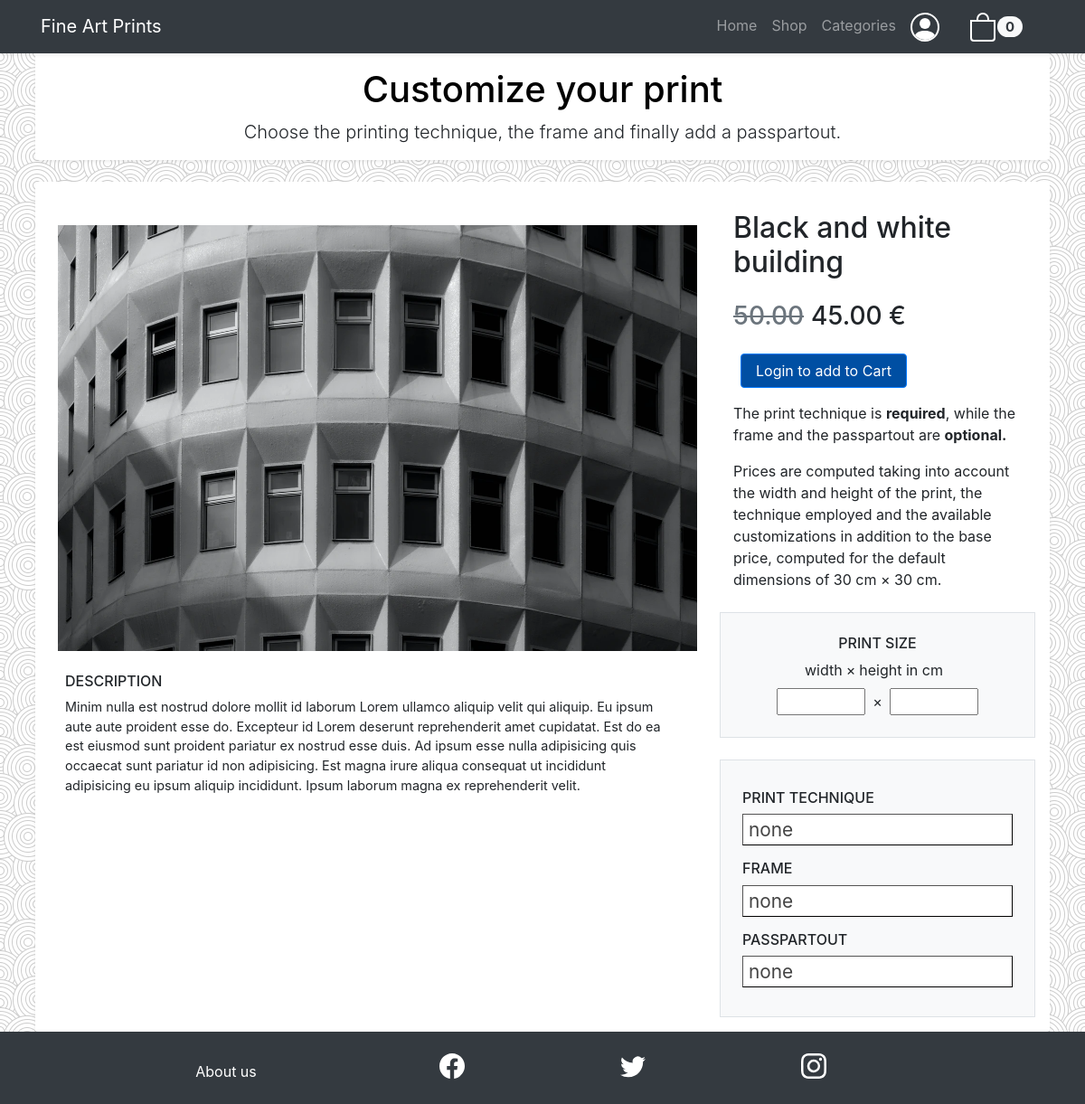
The app's page /product-page.php?title=Black and white building with its own data.
### tables this page shows
CREATE TABLE `picture` (
  `Title` char(140) NOT NULL,
  `Description` varchar(1000) NOT NULL,
  `Author` char(140) NOT NULL,
  `Image` char(50) NOT NULL,
  `Base_price` float NOT NULL,
  `Discount` float NOT NULL DEFAULT 0,
  `Publish_date` timestamp NOT NULL DEFAULT current_timestamp() ON UPDATE current_timestamp(),
  `Orientation` char(140) NOT NULL,
  `Category_name` char(140) NOT NULL,
  `Email` char(140) NOT NULL
);

### product-page.php (called while the page is built, shortened)
<?php
require_once 'bootstrap.php';
if (isset($_GET["title"])) {
    $print = $dbh->getPictureFromTitle($_GET["title"]);
    if (!empty($print)) {
        $title = $_GET["title"];
        $templateParams["title"] = $title;
        $templateParams["name"] = "product-page-template.php";
        $print = $print[0];
        $templateParams["height"] = $_GET["height"] ?? default_height;
        $templateParams["width"] = $_GET["width"] ?? default_width;
        $templateParams["height"] = validate_height($templateParams["height"]);
        $templateParams["width"] = validate_width($templateParams["width"]);
        $price_calculator->setBasePrice(floatval($print["Base_price"]));
        $price_calculator->setHeight(floatval($templateParams["height"]));
        $price_calculator->setWidth(floatval($templateParams["width"]));
        $price_calculator->setTechniquePrice(0.0);
        $price_calculator->setFramePrice(0.0);
        $price_calculator->setPasspartoutPrice(0.0);
        if ($print["Discount"] > 0) {
            $price_calculator->setDiscountedPrice(discounted_price($print["Base_price"], $print["Discount"]));
            $templateParams["price_discounted"] = $price_calculator->computeDiscountedPrice();
        }
        $templateParams["price"] = $price_calculator->computePrice();
        if (isUserLoggedIn(UserType::Customer)) {
            $templateParams["logged"] = true;
        } else {
            $templateParams["logged"] = false;
        }
    } else {
        $error = true;
    }
} else {
    $error = true;
}
require 'template/base.php';
?>

### db/database.php (called while the page is built, shortened)
<?php
class DatabaseHelper{
    private $db;
    public function __construct($servername, $username, $password, $dbname, $port){
        $this->db = new mysqli($servername, $username, $password, $dbname, $port);
    }
    public function getPictureFromTitle($title){
        $stmt = $this->db->prepare("SELECT * FROM picture WHERE Title=?");
        $stmt->bind_param("s", $title);
        $stmt->execute();
        $result = $stmt->get_result();
        return $result->fetch_all(MYSQLI_ASSOC);
    }
}
?>

### bootstrap.php (called while the page is built, shortened)
<?php
require_once("db/database.php");
require_once("utils/price-calculator.php");
$dbh = new DatabaseHelper("localhost", "root", "", "fineartprints", 3306);
$price_calculator = new PriceCalculator(price_divider);
?>

### utils/price-calculator.php (called while the page is built)
<?php
class PriceCalculator {
    private $base_price = 0.0;
    private $discounted_price = 0.0;
    private $height = default_height;
    private $width = default_width;
    private $technique_price = 0.0;
    private $frame_price = 0.0;
    private $passpartout_price = 0.0;
    private $price_divider = 0.0;
    public function __construct($price_divider){
        $this->price_divider = $price_divider;
    }
    public function setBasePrice($base_price) {
        $this->base_price = $base_price;
    }
    public function setDiscountedPrice($discounted_price) {
        $this->discounted_price = $discounted_price;
    }
    public function setHeight($height) {
        $this->height = $height;
    }
    public function setWidth($width) {
        $this->width = $width;
    }
    public function setTechniquePrice($technique_price) {
        $this->technique_price = $technique_price;
    }
    public function setFramePrice($frame_price) {
        $this->frame_price = $frame_price;
    }
    public function setPasspartoutPrice($passpartout_price) {
        $this->passpartout_price = $passpartout_price;
    }
    public function computePrice() {
        $delta = ($this->base_price * $this->price_divider) + $this->technique_price + $this->passpartout_price;
        return number_format($this->base_price + $this->frame_price + $delta * ($this->height + $this->width), 2, '.', '');
    }
    public function computeDiscountedPrice() {
        $delta = ($this->discounted_price * $this->price_divider) + $this->technique_price + $this->passpartout_price;
        return number_format($this->discounted_price + $this->frame_price + $delta * ($this->height + $this->width), 2, '.', '');
    }
}
?>

### template/product-page-template.php (the view, shortened to what this page needs)
<link rel="stylesheet" href="css/product.css">
<link rel="stylesheet" href="css/theme.css">
<div class="flex-grow-1 subtle-pattern">
    <div class="container-fluid bg-white flex-flow-row-wrap subtle-pattern">
        <div class="container px-4">
            <div class="row">
                <div class="container bg-white rounded shadow-sm">
                    <h1 class="text-center text-info mt-3">Customize your print</h1>
                    <p class="text-center lead">Choose the printing technique, the frame
                        and finally add a passpartout.
                    </p>
                </div>
            </div>
            <div class="row">
                <div class="container bg-white rounded shadow-sm mt-4">
                    <div class="row">
                        <div class="col-md-8 pl-4 py-5">
                            <div class="row px-3">
                                <a href="<?php echo UPLOAD_DIR.$print["Image"]; ?>"><img alt="<?php echo $title; ?>" class="img-fluid d-block" src="<?php echo UPLOAD_DIR.$print["Image"]; ?>"></a>
                            </div>
                            <div class="row mt-4 pl-4 pr-5">
                                <p class="text-uppercase h6">Description</p>
                                <p class="summary">
                                    <?php echo $print["Description"]; ?>
                                </p>
                            </div>
                        </div>
                        <div class="col-md-4 pl-2 py-3 mx-0">
                            <div class="row mx-3 mt-3">
                                <h2>
                                    <?php echo $print["Title"]; ?>
                                </h2>
                            </div>
                            <div class="row mx-3 mt-3 mx-0">
                                <?php if($print["Discount"] <= 0): ?>
                                <p id="price" class=" h3 mb-4 mr-2">
                                    <?php echo $templateParams["price"]; ?> €</p>
                                <?php else: ?>
                                <p id="price" class="text-muted h3 mb-4 mr-2"><del>
                                        <?php echo $templateParams["price"]; ?></del></p>
                                <p id="price-discounted" class="h3 mb-4 mr-3">
                                    <?php echo $templateParams["price_discounted"]; ?> €</p>
                                <?php endif; ?>
                                <?php if($templateParams["logged"]): ?>
                                    <button class="btn btn-block btn-primary ml-2 mb-3" type="button">Add to cart</button>
                                <?php else: ?>
                                    <a class="text-white" href="login.php"><button class="btn btn-block btn-primary ml-2 mb-3" type="button">Login to add to Cart</button></a>
                                <?php endif; ?>
                                <p>The print technique is <strong>required</strong>, while the frame and the passpartout are <strong>optional.</strong></p>
                                <p>Prices are computed taking into account the width and height of the print, the technique employed and the available customizations in addition to the base price, computed for the default dimensions of <?php echo default_width ?> cm &times; <?php echo default_height ?> cm.</p>
                            </div>
                            <div class="row">
                                <div class="container mt-2 p-4 border bg-light mx-3">
                                    <p class="h6 text-uppercase text-center">Print size</p>
                                    <div class="row d-flex justify-content-center">
                                        <label class="mr-1" for="inputWidth">width</label> &times; <label class="ml-1 mr-2" for="inputHeight">height in cm</label>
                                    </div>
                                    <div class="row d-flex justify-content-center align-items-center">
                                        <input type="number" step="0.01" min="<?php echo default_width ?>" max="<?php echo max_width?>" id="inputWidth" class="mr-2" value="<?php echo $templateParams["width"]; ?>" required>
                                        &times;
                                        <input type="number" step="0.01" min="<?php echo default_height ?>" max="<?php echo max_height?>" id="inputHeight" class="ml-2" value="<?php echo $templateParams["height"]; ?>" required>
                                    </div>
                                </div>
                            </div>
                            <div class="row">
                                <div class="container mt-4 py-4 pt-1 border bg-light mx-3">
                                    <div class="row">
                                        <div class="accordion d-flex flex-column flex-grow-1 py-2 px-4">
                                            <p class="h6 text-uppercase">Print Technique</p>
                                            <button id="technique-choice" class="text-left">
                                            <?php if(empty($templateParams["technique_id"])): ?>
                                                <span>none</span>
                                            <?php endif; ?>
                                            </button>
                                        </div>
                                    </div>
                                    <div class="row">
                                        <div class="accordion d-flex flex-column flex-grow-1 py-2 px-4">
                                            <p class="h6 text-uppercase">Frame</p>
                                            <button id="frame-choice" class="text-left">
                                            <?php if(empty($templateParams["frame_id"])): ?>
                                                <span>none</span>
                                            <?php endif; ?>
                                            </button>
                                        </div>
                                    </div>
                                    <div class="row">
                                        <div class="accordion d-flex flex-column flex-grow-1 py-2 px-4">
                                            <p class="h6 text-uppercase">Passpartout</p>
                                            <button id="passpartout-choice" class="text-left">
                                            <?php if(empty($templateParams["passpartout_id"])): ?>
                                                <span>none</span>
                                            <?php endif; ?>
                                            </button>
                                        </div>
                                    </div>
                                </div>
                            </div>
                        </div>
                    </div>
                </div>
            </div>
        </div>
    </div>
</div>

### css/theme.css (style rules this page uses)
html, body { height: 100vh; }
.subtle-pattern { background-color: #f1f2f3; background-image: url("../upload/swirl_pattern.jpeg"), url("../upload/swirl_pattern.jpeg"); background-position: -1px -1px, -1px -1px; }
.text-info { color: black !important; }
.btn-primary { background-color: #004FA3 !important; }
.flex-flow-row-wrap { display: flex; flex-flow: row wrap; }

### css/product.css (style rules this page uses)
input#inputWidth, input#inputHeight { width: 30%; }
p.summary { font-size: .9em }
div.accordion button { background-color: white; font-size: 1.3em; color: #444; cursor: pointer; border-width: 1px; }

### records on screen
picture: Image (picture), Description "Minim nulla est nostrud dolore mollit id laborum Lorem ullamco aliquip velit qui aliquip. Eu ipsum aute aute proident esse do. Excepteur id Lorem deserunt reprehenderit amet cupidatat. Est do ea est eiusmod sunt proident pariatur ex nostrud esse duis. Ad ipsum esse nulla adipisicing quis occaecat sunt pariatur id non adipisicing. Est magna irure aliqua consequat ut incididunt adipisicing eu ipsum aliquip incididunt. Ipsum laborum magna ex reprehenderit velit.", Title "Black and white building"

### other values on screen
$_SESSION["products_count"] "0"
$templateParams["price"] "50.00"
$templateParams["price_discounted"] "45.00"
default_width "30"
default_height "30"
